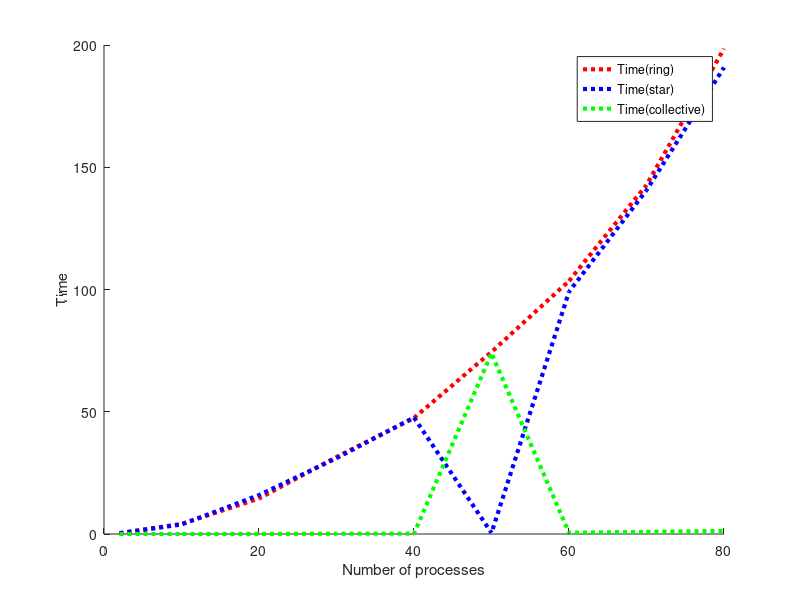

The MATLAB source for this figure:
file=load('highdata.txt');
x = file(:,1);
y1 = file(:,2);
y2 = file(:,3);
y3 = file(:,4);
hold on
figure(1)
plot(x,y1,'r:','linewidth',3)
xlabel('Number of processes')
ylabel('Time')

plot(x,y2,'b:','linewidth',3)
xlabel('Number of processes')
ylabel('Time')

plot(x,y3,'g:','linewidth',3)
xlabel('Number of processes')
ylabel('Time')
legend('Time(ring)','Time(star)', 'Time(collective)')